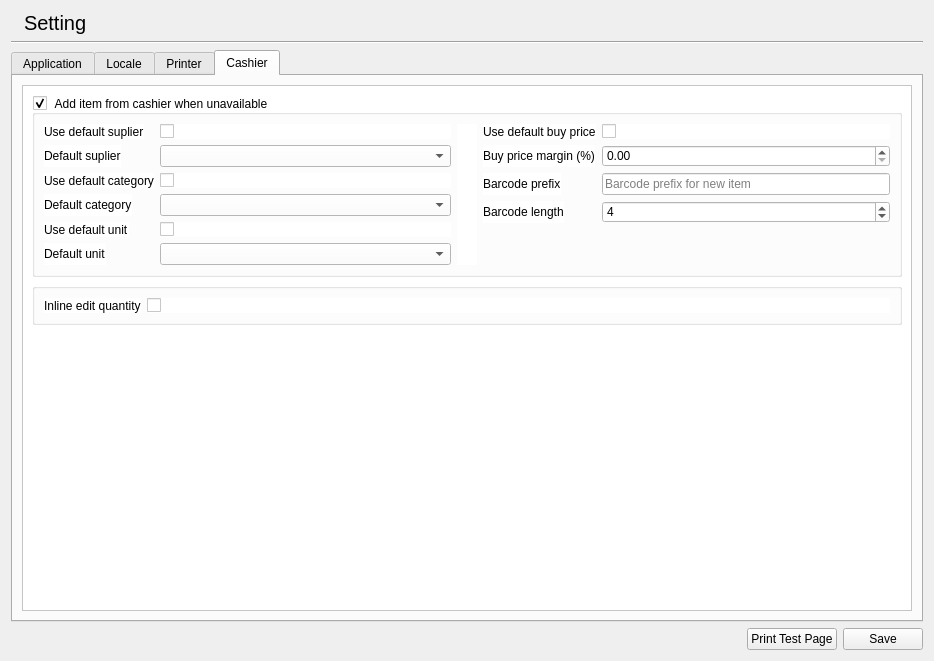
<?xml version="1.0" encoding="UTF-8"?>
<ui version="4.0">
 <class>SettingWidget</class>
 <widget class="QWidget" name="SettingWidget">
  <property name="geometry">
   <rect>
    <x>0</x>
    <y>0</y>
    <width>934</width>
    <height>661</height>
   </rect>
  </property>
  <property name="windowTitle">
   <string>Form</string>
  </property>
  <layout class="QVBoxLayout" name="verticalLayout">
   <item>
    <layout class="QHBoxLayout" name="horizontalLayout">
     <item>
      <widget class="QLabel" name="label">
       <property name="text">
        <string/>
       </property>
       <property name="pixmap">
        <pixmap resource="../../imperion/imperion.qrc">:/images/icon_32.png</pixmap>
       </property>
      </widget>
     </item>
     <item>
      <widget class="QLabel" name="label_2">
       <property name="sizePolicy">
        <sizepolicy hsizetype="Expanding" vsizetype="Preferred">
         <horstretch>0</horstretch>
         <verstretch>0</verstretch>
        </sizepolicy>
       </property>
       <property name="styleSheet">
        <string notr="true">font-size: 20px;</string>
       </property>
       <property name="text">
        <string>Setting</string>
       </property>
      </widget>
     </item>
    </layout>
   </item>
   <item>
    <widget class="Line" name="line">
     <property name="orientation">
      <enum>Qt::Horizontal</enum>
     </property>
    </widget>
   </item>
   <item>
    <widget class="QTabWidget" name="tabWidget">
     <property name="currentIndex">
      <number>3</number>
     </property>
     <property name="tabBarAutoHide">
      <bool>false</bool>
     </property>
     <widget class="QWidget" name="application">
      <attribute name="title">
       <string>Application</string>
      </attribute>
      <layout class="QVBoxLayout" name="verticalLayout_10">
       <item>
        <widget class="QScrollArea" name="scrollArea_3">
         <property name="styleSheet">
          <string notr="true">background: white;</string>
         </property>
         <property name="widgetResizable">
          <bool>true</bool>
         </property>
         <widget class="QWidget" name="scrollAreaWidgetContents_3">
          <property name="geometry">
           <rect>
            <x>0</x>
            <y>0</y>
            <width>892</width>
            <height>510</height>
           </rect>
          </property>
          <layout class="QVBoxLayout" name="verticalLayout_11">
           <item>
            <layout class="QHBoxLayout" name="horizontalLayout_3" stretch="1,0,1">
             <property name="spacing">
              <number>6</number>
             </property>
             <property name="rightMargin">
              <number>0</number>
             </property>
             <property name="bottomMargin">
              <number>0</number>
             </property>
             <item>
              <layout class="QVBoxLayout" name="verticalLayout_16">
               <property name="bottomMargin">
                <number>20</number>
               </property>
               <item>
                <layout class="QFormLayout" name="formLayout_5">
                 <property name="labelAlignment">
                  <set>Qt::AlignRight|Qt::AlignTrailing|Qt::AlignVCenter</set>
                 </property>
                 <item row="0" column="0">
                  <widget class="QLabel" name="label_16">
                   <property name="text">
                    <string>Name</string>
                   </property>
                  </widget>
                 </item>
                 <item row="1" column="0">
                  <widget class="QLabel" name="label_17">
                   <property name="text">
                    <string>Sub Name</string>
                   </property>
                  </widget>
                 </item>
                 <item row="0" column="1">
                  <widget class="QLineEdit" name="lineAppName"/>
                 </item>
                 <item row="1" column="1">
                  <widget class="QPlainTextEdit" name="plainSubName">
                   <property name="sizePolicy">
                    <sizepolicy hsizetype="Expanding" vsizetype="Maximum">
                     <horstretch>0</horstretch>
                     <verstretch>0</verstretch>
                    </sizepolicy>
                   </property>
                   <property name="maximumSize">
                    <size>
                     <width>16777215</width>
                     <height>70</height>
                    </size>
                   </property>
                  </widget>
                 </item>
                 <item row="2" column="0">
                  <widget class="QLabel" name="label_22">
                   <property name="text">
                    <string>Machine ID</string>
                   </property>
                  </widget>
                 </item>
                 <item row="2" column="1">
                  <widget class="QComboBox" name="comboMachine"/>
                 </item>
                </layout>
               </item>
               <item>
                <widget class="QGroupBox" name="groupBoxTax">
                 <property name="title">
                  <string>Ta&amp;xes</string>
                 </property>
                 <property name="checkable">
                  <bool>true</bool>
                 </property>
                 <property name="checked">
                  <bool>true</bool>
                 </property>
                 <layout class="QFormLayout" name="formLayout_8">
                  <item row="0" column="0">
                   <widget class="QLabel" name="label_25">
                    <property name="text">
                     <string>Sales Taxes</string>
                    </property>
                   </widget>
                  </item>
                  <item row="0" column="1">
                   <widget class="QLineEdit" name="lineSalesTax">
                    <property name="placeholderText">
                     <string>Ex: 10%</string>
                    </property>
                   </widget>
                  </item>
                 </layout>
                </widget>
               </item>
               <item>
                <spacer name="verticalSpacer_7">
                 <property name="orientation">
                  <enum>Qt::Vertical</enum>
                 </property>
                 <property name="sizeHint" stdset="0">
                  <size>
                   <width>20</width>
                   <height>40</height>
                  </size>
                 </property>
                </spacer>
               </item>
              </layout>
             </item>
             <item>
              <widget class="QWidget" name="widget" native="true">
               <property name="minimumSize">
                <size>
                 <width>20</width>
                 <height>0</height>
                </size>
               </property>
              </widget>
             </item>
             <item>
              <layout class="QVBoxLayout" name="verticalLayout_17">
               <property name="rightMargin">
                <number>0</number>
               </property>
               <property name="bottomMargin">
                <number>0</number>
               </property>
               <item>
                <widget class="QGroupBox" name="groupNameBased">
                 <property name="title">
                  <string>Na&amp;me based</string>
                 </property>
                 <property name="checkable">
                  <bool>true</bool>
                 </property>
                 <property name="checked">
                  <bool>false</bool>
                 </property>
                 <layout class="QVBoxLayout" name="verticalLayout_12">
                  <item>
                   <widget class="QLabel" name="label_26">
                    <property name="text">
                     <string>To input the order on chasier will use search of item name instead using barcode directly. When pressing enter and no item found, it will find the name of the item on search item dialog.</string>
                    </property>
                    <property name="wordWrap">
                     <bool>true</bool>
                    </property>
                   </widget>
                  </item>
                 </layout>
                </widget>
               </item>
               <item>
                <widget class="QGroupBox" name="groupCapitalize">
                 <property name="title">
                  <string>Capitalize input</string>
                 </property>
                 <property name="checkable">
                  <bool>true</bool>
                 </property>
                 <property name="checked">
                  <bool>false</bool>
                 </property>
                 <layout class="QVBoxLayout" name="verticalLayout_13">
                  <item>
                   <widget class="QLabel" name="label_27">
                    <property name="text">
                     <string>Field name, code will be capitalize automatically when saved.</string>
                    </property>
                   </widget>
                  </item>
                 </layout>
                </widget>
               </item>
               <item>
                <spacer name="verticalSpacer_5">
                 <property name="orientation">
                  <enum>Qt::Vertical</enum>
                 </property>
                 <property name="sizeHint" stdset="0">
                  <size>
                   <width>20</width>
                   <height>40</height>
                  </size>
                 </property>
                </spacer>
               </item>
              </layout>
             </item>
            </layout>
           </item>
           <item>
            <spacer name="verticalSpacer_3">
             <property name="orientation">
              <enum>Qt::Vertical</enum>
             </property>
             <property name="sizeHint" stdset="0">
              <size>
               <width>20</width>
               <height>40</height>
              </size>
             </property>
            </spacer>
           </item>
          </layout>
         </widget>
        </widget>
       </item>
      </layout>
     </widget>
     <widget class="QWidget" name="locale">
      <attribute name="title">
       <string>Locale</string>
      </attribute>
      <layout class="QVBoxLayout" name="verticalLayout_2">
       <item>
        <widget class="QScrollArea" name="scrollArea">
         <property name="styleSheet">
          <string notr="true">background: white;</string>
         </property>
         <property name="widgetResizable">
          <bool>true</bool>
         </property>
         <widget class="QWidget" name="scrollAreaWidgetContents">
          <property name="geometry">
           <rect>
            <x>0</x>
            <y>0</y>
            <width>892</width>
            <height>510</height>
           </rect>
          </property>
          <layout class="QVBoxLayout" name="verticalLayout_3">
           <item>
            <layout class="QHBoxLayout" name="horizontalLayout_4" stretch="1,0,1">
             <property name="spacing">
              <number>6</number>
             </property>
             <property name="rightMargin">
              <number>0</number>
             </property>
             <property name="bottomMargin">
              <number>0</number>
             </property>
             <item>
              <layout class="QVBoxLayout" name="verticalLayout_18">
               <property name="bottomMargin">
                <number>20</number>
               </property>
               <item>
                <widget class="QGroupBox" name="groupBox">
                 <property name="title">
                  <string>Application Language</string>
                 </property>
                 <layout class="QVBoxLayout" name="verticalLayout_4">
                  <item>
                   <layout class="QFormLayout" name="formLayout">
                    <item row="0" column="0">
                     <widget class="QLabel" name="label_3">
                      <property name="text">
                       <string>Application Language</string>
                      </property>
                     </widget>
                    </item>
                    <item row="0" column="1">
                     <widget class="QComboBox" name="comboApplicationLanguage"/>
                    </item>
                   </layout>
                  </item>
                  <item>
                   <widget class="QLabel" name="label_4">
                    <property name="styleSheet">
                     <string notr="true">font-size: 12px; color: red;</string>
                    </property>
                    <property name="text">
                     <string>Require restart to apply</string>
                    </property>
                   </widget>
                  </item>
                 </layout>
                </widget>
               </item>
               <item>
                <widget class="QGroupBox" name="groupBox_2">
                 <property name="title">
                  <string>Locale</string>
                 </property>
                 <layout class="QVBoxLayout" name="verticalLayout_5">
                  <item>
                   <layout class="QFormLayout" name="formLayout_2">
                    <property name="labelAlignment">
                     <set>Qt::AlignRight|Qt::AlignTrailing|Qt::AlignVCenter</set>
                    </property>
                    <property name="topMargin">
                     <number>0</number>
                    </property>
                    <item row="0" column="0">
                     <widget class="QLabel" name="label_5">
                      <property name="text">
                       <string>Locale</string>
                      </property>
                     </widget>
                    </item>
                    <item row="1" column="0">
                     <widget class="QLabel" name="label_6">
                      <property name="text">
                       <string>Locale Country</string>
                      </property>
                     </widget>
                    </item>
                    <item row="0" column="1">
                     <widget class="QComboBox" name="comboLocale"/>
                    </item>
                    <item row="1" column="1">
                     <widget class="QComboBox" name="comboLocaleCounty"/>
                    </item>
                   </layout>
                  </item>
                 </layout>
                </widget>
               </item>
              </layout>
             </item>
             <item>
              <widget class="QWidget" name="widget_2" native="true">
               <property name="minimumSize">
                <size>
                 <width>20</width>
                 <height>0</height>
                </size>
               </property>
              </widget>
             </item>
             <item>
              <layout class="QVBoxLayout" name="verticalLayout_19">
               <property name="bottomMargin">
                <number>0</number>
               </property>
               <item>
                <widget class="QGroupBox" name="groupBox_3">
                 <property name="title">
                  <string>Money</string>
                 </property>
                 <layout class="QVBoxLayout" name="verticalLayout_6">
                  <item>
                   <layout class="QFormLayout" name="formLayout_3">
                    <property name="labelAlignment">
                     <set>Qt::AlignRight|Qt::AlignTrailing|Qt::AlignVCenter</set>
                    </property>
                    <property name="topMargin">
                     <number>0</number>
                    </property>
                    <item row="2" column="0">
                     <widget class="QLabel" name="label_7">
                      <property name="text">
                       <string>Digit after decimal</string>
                      </property>
                     </widget>
                    </item>
                    <item row="2" column="1">
                     <widget class="QSpinBox" name="spinMoneyDecimal">
                      <property name="maximum">
                       <number>6</number>
                      </property>
                     </widget>
                    </item>
                    <item row="0" column="0">
                     <widget class="QLabel" name="label_8">
                      <property name="text">
                       <string>Use Sign</string>
                      </property>
                     </widget>
                    </item>
                    <item row="0" column="1">
                     <widget class="QCheckBox" name="checkSign">
                      <property name="text">
                       <string/>
                      </property>
                     </widget>
                    </item>
                    <item row="1" column="0">
                     <widget class="QLabel" name="label_9">
                      <property name="text">
                       <string>Sign</string>
                      </property>
                     </widget>
                    </item>
                    <item row="1" column="1">
                     <widget class="QLineEdit" name="lineSign">
                      <property name="placeholderText">
                       <string>ex : Rp.</string>
                      </property>
                     </widget>
                    </item>
                   </layout>
                  </item>
                 </layout>
                </widget>
               </item>
               <item>
                <spacer name="verticalSpacer_6">
                 <property name="orientation">
                  <enum>Qt::Vertical</enum>
                 </property>
                 <property name="sizeHint" stdset="0">
                  <size>
                   <width>20</width>
                   <height>40</height>
                  </size>
                 </property>
                </spacer>
               </item>
              </layout>
             </item>
            </layout>
           </item>
           <item>
            <spacer name="verticalSpacer">
             <property name="orientation">
              <enum>Qt::Vertical</enum>
             </property>
             <property name="sizeHint" stdset="0">
              <size>
               <width>20</width>
               <height>40</height>
              </size>
             </property>
            </spacer>
           </item>
          </layout>
         </widget>
        </widget>
       </item>
      </layout>
     </widget>
     <widget class="QWidget" name="printer">
      <attribute name="title">
       <string>Printer</string>
      </attribute>
      <layout class="QVBoxLayout" name="verticalLayout_7">
       <item>
        <widget class="QScrollArea" name="scrollArea_2">
         <property name="styleSheet">
          <string notr="true">background: white;</string>
         </property>
         <property name="widgetResizable">
          <bool>true</bool>
         </property>
         <widget class="QWidget" name="scrollAreaWidgetContents_2">
          <property name="geometry">
           <rect>
            <x>0</x>
            <y>0</y>
            <width>892</width>
            <height>510</height>
           </rect>
          </property>
          <layout class="QVBoxLayout" name="verticalLayout_8">
           <item>
            <widget class="QGroupBox" name="groupBox_4">
             <property name="title">
              <string>Cashier Print</string>
             </property>
             <layout class="QVBoxLayout" name="verticalLayout_9">
              <item>
               <layout class="QHBoxLayout" name="horizontalLayout_5" stretch="1,0,1">
                <property name="spacing">
                 <number>6</number>
                </property>
                <property name="rightMargin">
                 <number>0</number>
                </property>
                <property name="bottomMargin">
                 <number>0</number>
                </property>
                <item>
                 <layout class="QFormLayout" name="formLayout_4">
                  <property name="labelAlignment">
                   <set>Qt::AlignRight|Qt::AlignTrailing|Qt::AlignVCenter</set>
                  </property>
                  <item row="0" column="0">
                   <widget class="QLabel" name="label_10">
                    <property name="text">
                     <string>Printer Type</string>
                    </property>
                   </widget>
                  </item>
                  <item row="0" column="1">
                   <widget class="QComboBox" name="comboPrintCashierType"/>
                  </item>
                  <item row="1" column="0">
                   <widget class="QLabel" name="labelPrinter">
                    <property name="text">
                     <string>Printer</string>
                    </property>
                   </widget>
                  </item>
                  <item row="1" column="1">
                   <widget class="QComboBox" name="comboPrintCashier"/>
                  </item>
                  <item row="2" column="0">
                   <widget class="QLabel" name="labelPrinterDevice">
                    <property name="text">
                     <string>Printer Device</string>
                    </property>
                   </widget>
                  </item>
                  <item row="2" column="1">
                   <widget class="QLineEdit" name="linePrintCashierDevice">
                    <property name="placeholderText">
                     <string>ex: /dev/lp0</string>
                    </property>
                   </widget>
                  </item>
                  <item row="4" column="0">
                   <widget class="QLabel" name="label_18">
                    <property name="text">
                     <string>CPI 10 Width</string>
                    </property>
                   </widget>
                  </item>
                  <item row="4" column="1">
                   <widget class="QSpinBox" name="spinCashierCpi10">
                    <property name="minimum">
                     <number>20</number>
                    </property>
                    <property name="maximum">
                     <number>1000</number>
                    </property>
                    <property name="value">
                     <number>33</number>
                    </property>
                   </widget>
                  </item>
                  <item row="5" column="0">
                   <widget class="QLabel" name="label_19">
                    <property name="text">
                     <string>CPI 12 Width</string>
                    </property>
                   </widget>
                  </item>
                  <item row="5" column="1">
                   <widget class="QSpinBox" name="spinCashierCpi12">
                    <property name="minimum">
                     <number>20</number>
                    </property>
                    <property name="maximum">
                     <number>1000</number>
                    </property>
                    <property name="value">
                     <number>40</number>
                    </property>
                   </widget>
                  </item>
                  <item row="11" column="0">
                   <widget class="QLabel" name="label_23">
                    <property name="text">
                     <string>Line Feed After</string>
                    </property>
                   </widget>
                  </item>
                  <item row="11" column="1">
                   <widget class="QSpinBox" name="spinCashierLinefeed"/>
                  </item>
                  <item row="12" column="0">
                   <widget class="QLabel" name="label_21">
                    <property name="text">
                     <string>Open Drawer</string>
                    </property>
                   </widget>
                  </item>
                  <item row="12" column="1">
                   <widget class="QCheckBox" name="checkPrintCashierDrawer">
                    <property name="text">
                     <string/>
                    </property>
                   </widget>
                  </item>
                  <item row="13" column="0">
                   <widget class="QLabel" name="label_20">
                    <property name="text">
                     <string>Auto Cut</string>
                    </property>
                   </widget>
                  </item>
                  <item row="13" column="1">
                   <widget class="QCheckBox" name="checkPrintCashierCut">
                    <property name="text">
                     <string/>
                    </property>
                   </widget>
                  </item>
                  <item row="3" column="0">
                   <widget class="QLabel" name="labelUsb">
                    <property name="text">
                     <string>Usb Device</string>
                    </property>
                   </widget>
                  </item>
                  <item row="3" column="1">
                   <widget class="QComboBox" name="comboUsb"/>
                  </item>
                  <item row="10" column="0">
                   <widget class="QLabel" name="label_38">
                    <property name="text">
                     <string>Only CPI 10</string>
                    </property>
                   </widget>
                  </item>
                  <item row="10" column="1">
                   <widget class="QCheckBox" name="checkOnly10">
                    <property name="text">
                     <string/>
                    </property>
                   </widget>
                  </item>
                 </layout>
                </item>
                <item>
                 <widget class="QWidget" name="widget_3" native="true">
                  <property name="minimumSize">
                   <size>
                    <width>20</width>
                    <height>0</height>
                   </size>
                  </property>
                 </widget>
                </item>
                <item>
                 <layout class="QFormLayout" name="formLayout_9">
                  <property name="labelAlignment">
                   <set>Qt::AlignRight|Qt::AlignTrailing|Qt::AlignVCenter</set>
                  </property>
                  <property name="rightMargin">
                   <number>0</number>
                  </property>
                  <item row="0" column="0">
                   <widget class="QLabel" name="label_13">
                    <property name="text">
                     <string>Title</string>
                    </property>
                   </widget>
                  </item>
                  <item row="0" column="1">
                   <widget class="QLineEdit" name="linePrintCashierTitle">
                    <property name="placeholderText">
                     <string>Title</string>
                    </property>
                   </widget>
                  </item>
                  <item row="1" column="0">
                   <widget class="QLabel" name="label_14">
                    <property name="text">
                     <string>Subtitle</string>
                    </property>
                   </widget>
                  </item>
                  <item row="1" column="1">
                   <widget class="QPlainTextEdit" name="plainPrintCashierSubtitle">
                    <property name="sizePolicy">
                     <sizepolicy hsizetype="Expanding" vsizetype="Maximum">
                      <horstretch>0</horstretch>
                      <verstretch>0</verstretch>
                     </sizepolicy>
                    </property>
                    <property name="maximumSize">
                     <size>
                      <width>16777215</width>
                      <height>75</height>
                     </size>
                    </property>
                    <property name="placeholderText">
                     <string>Subtitle</string>
                    </property>
                   </widget>
                  </item>
                  <item row="2" column="0">
                   <widget class="QLabel" name="label_15">
                    <property name="text">
                     <string>Footer</string>
                    </property>
                   </widget>
                  </item>
                  <item row="2" column="1">
                   <widget class="QPlainTextEdit" name="plainPrintCashierFooter">
                    <property name="sizePolicy">
                     <sizepolicy hsizetype="Preferred" vsizetype="Maximum">
                      <horstretch>0</horstretch>
                      <verstretch>0</verstretch>
                     </sizepolicy>
                    </property>
                    <property name="minimumSize">
                     <size>
                      <width>0</width>
                      <height>0</height>
                     </size>
                    </property>
                    <property name="maximumSize">
                     <size>
                      <width>16777215</width>
                      <height>75</height>
                     </size>
                    </property>
                    <property name="tabChangesFocus">
                     <bool>true</bool>
                    </property>
                    <property name="placeholderText">
                     <string>Footer</string>
                    </property>
                   </widget>
                  </item>
                  <item row="4" column="0">
                   <widget class="QLabel" name="label_29">
                    <property name="text">
                     <string>Show barcode</string>
                    </property>
                   </widget>
                  </item>
                  <item row="4" column="1">
                   <widget class="QCheckBox" name="checkShowBarcode">
                    <property name="text">
                     <string/>
                    </property>
                   </widget>
                  </item>
                  <item row="5" column="0">
                   <widget class="QLabel" name="label_28">
                    <property name="text">
                     <string>Barcode Max Length</string>
                    </property>
                   </widget>
                  </item>
                  <item row="5" column="1">
                   <widget class="QSpinBox" name="spinBarcodeLength">
                    <property name="minimum">
                     <number>4</number>
                    </property>
                    <property name="maximum">
                     <number>100</number>
                    </property>
                   </widget>
                  </item>
                 </layout>
                </item>
               </layout>
              </item>
             </layout>
            </widget>
           </item>
           <item>
            <widget class="QGroupBox" name="groupBox_5">
             <property name="title">
              <string>Cashier Price Print</string>
             </property>
             <layout class="QFormLayout" name="formLayout_6">
              <property name="labelAlignment">
               <set>Qt::AlignRight|Qt::AlignTrailing|Qt::AlignVCenter</set>
              </property>
              <item row="0" column="0">
               <widget class="QLabel" name="label_24">
                <property name="text">
                 <string>Line Feed After</string>
                </property>
               </widget>
              </item>
              <item row="0" column="1">
               <widget class="QSpinBox" name="spinCashierPriceLinefeed"/>
              </item>
             </layout>
            </widget>
           </item>
           <item>
            <spacer name="verticalSpacer_2">
             <property name="orientation">
              <enum>Qt::Vertical</enum>
             </property>
             <property name="sizeHint" stdset="0">
              <size>
               <width>20</width>
               <height>40</height>
              </size>
             </property>
            </spacer>
           </item>
          </layout>
         </widget>
        </widget>
       </item>
      </layout>
     </widget>
     <widget class="QWidget" name="tab">
      <attribute name="title">
       <string>Cashier</string>
      </attribute>
      <layout class="QVBoxLayout" name="verticalLayout_14">
       <item>
        <widget class="QScrollArea" name="scrollArea_4">
         <property name="styleSheet">
          <string notr="true">background: white;</string>
         </property>
         <property name="widgetResizable">
          <bool>true</bool>
         </property>
         <widget class="QWidget" name="scrollAreaWidgetContents_4">
          <property name="geometry">
           <rect>
            <x>0</x>
            <y>0</y>
            <width>892</width>
            <height>510</height>
           </rect>
          </property>
          <layout class="QVBoxLayout" name="verticalLayout_15">
           <item>
            <widget class="QGroupBox" name="groupCAI">
             <property name="title">
              <string>Add item from cashier when unavailable</string>
             </property>
             <property name="checkable">
              <bool>true</bool>
             </property>
             <layout class="QVBoxLayout" name="verticalLayout_20">
              <item>
               <layout class="QHBoxLayout" name="horizontalLayout_6" stretch="1,0,1">
                <property name="rightMargin">
                 <number>0</number>
                </property>
                <property name="bottomMargin">
                 <number>0</number>
                </property>
                <item>
                 <layout class="QFormLayout" name="formLayout_7">
                  <property name="rightMargin">
                   <number>0</number>
                  </property>
                  <property name="bottomMargin">
                   <number>0</number>
                  </property>
                  <item row="0" column="0">
                   <widget class="QLabel" name="label_32">
                    <property name="text">
                     <string>Use default suplier</string>
                    </property>
                   </widget>
                  </item>
                  <item row="0" column="1">
                   <widget class="QCheckBox" name="checkCAISuplier">
                    <property name="text">
                     <string/>
                    </property>
                   </widget>
                  </item>
                  <item row="1" column="0">
                   <widget class="QLabel" name="label_11">
                    <property name="text">
                     <string>Default suplier</string>
                    </property>
                   </widget>
                  </item>
                  <item row="1" column="1">
                   <widget class="QComboBox" name="comboCAISuplier"/>
                  </item>
                  <item row="2" column="0">
                   <widget class="QLabel" name="label_33">
                    <property name="text">
                     <string>Use default category</string>
                    </property>
                   </widget>
                  </item>
                  <item row="2" column="1">
                   <widget class="QCheckBox" name="checkCAICategory">
                    <property name="text">
                     <string/>
                    </property>
                   </widget>
                  </item>
                  <item row="3" column="0">
                   <widget class="QLabel" name="label_30">
                    <property name="text">
                     <string>Default category</string>
                    </property>
                   </widget>
                  </item>
                  <item row="3" column="1">
                   <widget class="QComboBox" name="comboCAICategory"/>
                  </item>
                  <item row="4" column="0">
                   <widget class="QLabel" name="label_34">
                    <property name="text">
                     <string>Use default unit</string>
                    </property>
                   </widget>
                  </item>
                  <item row="4" column="1">
                   <widget class="QCheckBox" name="checkCAIUnit">
                    <property name="text">
                     <string/>
                    </property>
                   </widget>
                  </item>
                  <item row="5" column="0">
                   <widget class="QLabel" name="label_31">
                    <property name="text">
                     <string>Default unit</string>
                    </property>
                   </widget>
                  </item>
                  <item row="5" column="1">
                   <widget class="QComboBox" name="comboCAIUnit"/>
                  </item>
                 </layout>
                </item>
                <item>
                 <widget class="QWidget" name="widget_4" native="true">
                  <property name="minimumSize">
                   <size>
                    <width>20</width>
                    <height>0</height>
                   </size>
                  </property>
                 </widget>
                </item>
                <item>
                 <layout class="QFormLayout" name="formLayout_10">
                  <item row="1" column="0">
                   <widget class="QLabel" name="label_35">
                    <property name="text">
                     <string>Use default buy price</string>
                    </property>
                   </widget>
                  </item>
                  <item row="1" column="1">
                   <widget class="QCheckBox" name="checkCAIBuyPrice">
                    <property name="text">
                     <string/>
                    </property>
                   </widget>
                  </item>
                  <item row="2" column="0">
                   <widget class="QLabel" name="label_36">
                    <property name="text">
                     <string>Buy price margin (%)</string>
                    </property>
                   </widget>
                  </item>
                  <item row="2" column="1">
                   <widget class="QDoubleSpinBox" name="doubleCAIBuyPrice">
                    <property name="maximum">
                     <double>100.000000000000000</double>
                    </property>
                   </widget>
                  </item>
                  <item row="3" column="0">
                   <widget class="QLabel" name="label_12">
                    <property name="text">
                     <string>Barcode prefix</string>
                    </property>
                   </widget>
                  </item>
                  <item row="3" column="1">
                   <widget class="QLineEdit" name="lineCABarcodePrefix">
                    <property name="placeholderText">
                     <string>Barcode prefix for new item</string>
                    </property>
                   </widget>
                  </item>
                  <item row="4" column="0">
                   <widget class="QLabel" name="label_37">
                    <property name="text">
                     <string>Barcode length</string>
                    </property>
                   </widget>
                  </item>
                  <item row="4" column="1">
                   <widget class="QSpinBox" name="spinCABarcodeLength">
                    <property name="minimum">
                     <number>3</number>
                    </property>
                    <property name="maximum">
                     <number>10</number>
                    </property>
                    <property name="value">
                     <number>4</number>
                    </property>
                   </widget>
                  </item>
                 </layout>
                </item>
               </layout>
              </item>
             </layout>
            </widget>
           </item>
           <item>
            <widget class="QGroupBox" name="groupBox_6">
             <property name="title">
              <string/>
             </property>
             <layout class="QVBoxLayout" name="verticalLayout_21">
              <item>
               <layout class="QFormLayout" name="formLayout_11">
                <property name="bottomMargin">
                 <number>0</number>
                </property>
                <item row="0" column="0">
                 <widget class="QLabel" name="label_39">
                  <property name="text">
                   <string>Inline edit quantity</string>
                  </property>
                 </widget>
                </item>
                <item row="0" column="1">
                 <widget class="QCheckBox" name="checkInlineEdit">
                  <property name="text">
                   <string/>
                  </property>
                 </widget>
                </item>
               </layout>
              </item>
             </layout>
            </widget>
           </item>
           <item>
            <spacer name="verticalSpacer_4">
             <property name="orientation">
              <enum>Qt::Vertical</enum>
             </property>
             <property name="sizeHint" stdset="0">
              <size>
               <width>20</width>
               <height>40</height>
              </size>
             </property>
            </spacer>
           </item>
          </layout>
         </widget>
        </widget>
       </item>
      </layout>
     </widget>
    </widget>
   </item>
   <item>
    <layout class="QHBoxLayout" name="horizontalLayout_2">
     <property name="topMargin">
      <number>0</number>
     </property>
     <item>
      <spacer name="horizontalSpacer">
       <property name="orientation">
        <enum>Qt::Horizontal</enum>
       </property>
       <property name="sizeHint" stdset="0">
        <size>
         <width>40</width>
         <height>20</height>
        </size>
       </property>
      </spacer>
     </item>
     <item>
      <widget class="QPushButton" name="pushPrintTest">
       <property name="text">
        <string>Print Test Page</string>
       </property>
      </widget>
     </item>
     <item>
      <widget class="QPushButton" name="pushSave">
       <property name="text">
        <string>Save</string>
       </property>
      </widget>
     </item>
    </layout>
   </item>
  </layout>
 </widget>
 <tabstops>
  <tabstop>tabWidget</tabstop>
  <tabstop>scrollArea_3</tabstop>
  <tabstop>lineAppName</tabstop>
  <tabstop>plainSubName</tabstop>
  <tabstop>comboMachine</tabstop>
  <tabstop>scrollArea</tabstop>
  <tabstop>comboApplicationLanguage</tabstop>
  <tabstop>comboLocale</tabstop>
  <tabstop>comboLocaleCounty</tabstop>
  <tabstop>checkSign</tabstop>
  <tabstop>lineSign</tabstop>
  <tabstop>spinMoneyDecimal</tabstop>
  <tabstop>scrollArea_2</tabstop>
  <tabstop>comboPrintCashierType</tabstop>
  <tabstop>comboPrintCashier</tabstop>
  <tabstop>linePrintCashierDevice</tabstop>
  <tabstop>spinCashierCpi10</tabstop>
  <tabstop>spinCashierCpi12</tabstop>
  <tabstop>spinCashierLinefeed</tabstop>
  <tabstop>checkPrintCashierDrawer</tabstop>
  <tabstop>checkPrintCashierCut</tabstop>
  <tabstop>pushSave</tabstop>
  <tabstop>pushPrintTest</tabstop>
 </tabstops>
 <resources>
  <include location="../../imperion/imperion.qrc"/>
 </resources>
 <connections/>
</ui>
